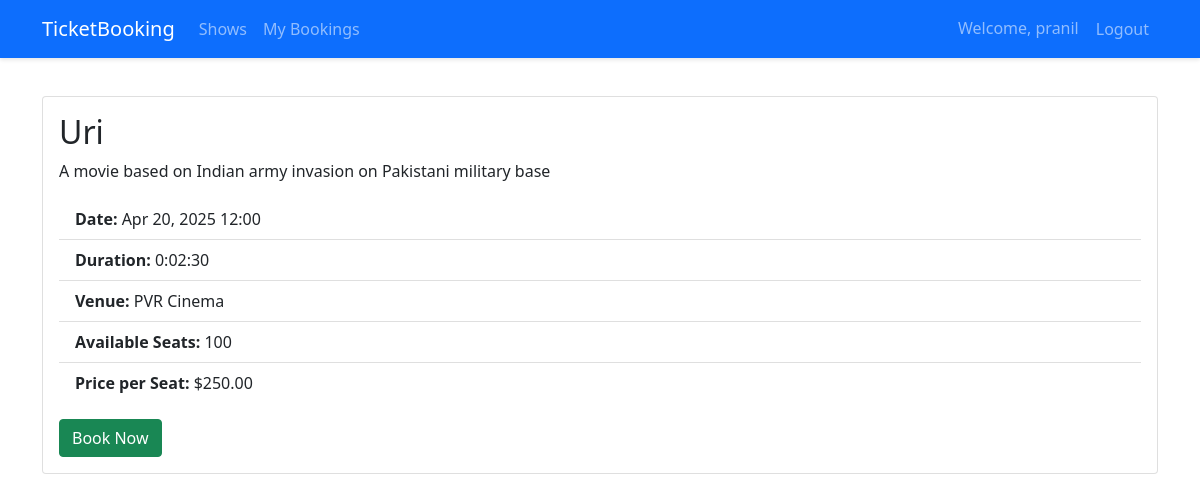
The app's page /shows/1/ (signed in) with its own data.
### accounts/models.py (models this page shows, shortened)
class CustomUser(AbstractUser):
    is_admin = models.BooleanField(default=False)
    phone_number = models.CharField(max_length=15, blank=True)

### tickets/models.py (models this page shows, shortened)
class Show(models.Model):
    title = models.CharField(max_length=200)
    description = models.TextField()
    date = models.DateTimeField()
    duration = models.DurationField()
    venue = models.CharField(max_length=200)
    total_seats = models.PositiveIntegerField()
    price_per_seat = models.DecimalField(max_digits=6, decimal_places=2)
    created_at = models.DateTimeField(auto_now_add=True)
    updated_at = models.DateTimeField(auto_now=True)
    def available_seats(self):
        booked_seats = self.booking_set.aggregate(models.Sum('number_of_seats'))['number_of_seats__sum'] or 0
        return self.total_seats - booked_seats

### tickets/views.py (the view)
# urls.py: path('<int:pk>/', views.ShowDetailView.as_view(), name='show_detail'),
class ShowDetailView(DetailView):
    model = Show
    template_name = 'tickets/show_detail.html'

### tickets/templates/tickets/show_detail.html
{% extends 'base.html' %}
{% block content %}
<div class="card">
    <div class="card-body">
        <h2 class="card-title">{{ show.title }}</h2>
        <p class="card-text">{{ show.description }}</p>
        <ul class="list-group list-group-flush mb-3">
            <li class="list-group-item"><strong>Date:</strong> {{ show.date|date:"M d, Y H:i" }}</li>
            <li class="list-group-item"><strong>Duration:</strong> {{ show.duration }}</li>
            <li class="list-group-item"><strong>Venue:</strong> {{ show.venue }}</li>
            <li class="list-group-item"><strong>Available Seats:</strong> {{ show.available_seats }}</li>
            <li class="list-group-item"><strong>Price per Seat:</strong> ${{ show.price_per_seat }}</li>
        </ul>
        {% if user.is_authenticated %}
            {% if show.available_seats > 0 %}
                <a href="{% url 'tickets:book_show' show.pk %}" class="btn btn-success">Book Now</a>
            {% else %}
                <button class="btn btn-secondary" disabled>Sold Out</button>
            {% endif %}
        {% else %}
            <a href="{% url 'login' %}?next={% url 'show_detail' show.pk %}" class="btn btn-primary">Login to Book</a>
        {% endif %}
    </div>
</div>
{% endblock %}

### tickets/templates/base.html (shortened to what this page needs)
<!DOCTYPE html>
{% load static %}
<html lang="en">
<head>
    <link href="https://cdn.jsdelivr.net/npm/bootstrap@5.1.3/dist/css/bootstrap.min.css" rel="stylesheet">
</head>
<body>
    <nav class="navbar navbar-expand-lg navbar-dark bg-primary fixed-top">
        <div class="container">
            <a class="navbar-brand" href="{% url 'home' %}">TicketBooking</a>
            <div class="collapse navbar-collapse">
                <ul class="navbar-nav me-auto">
                    <li class="nav-item">
                        <a class="nav-link" href="{% url 'tickets:show_list' %}">Shows</a>
                    </li>
                    {% if user.is_authenticated %}
                        <li class="nav-item">
                            <a class="nav-link" href="{% url 'tickets:booking_history' %}">My Bookings</a>
                        </li>
                    {% endif %}
                </ul>
                <ul class="navbar-nav">
                    {% if user.is_authenticated %}
                        <li class="nav-item">
                            <span class="nav-link">Welcome, {{ user.username }}</span>
                        </li>
                        <li class="nav-item">
                            <form action="{% url 'accounts:logout' %}" method="post" class="d-inline">
                                <button type="submit" class="nav-link btn btn-link">Logout</button>
                            </form>
                        </li>
                    {% endif %}
                </ul>
            </div>
        </div>
    </nav>
    <div class="container mt-4 pt-3">
        {% block content %}{% endblock %}
    </div>
</body>
</html>

### tickets/templates/base.html (style rules this page uses)
body { padding-top: 56px; }
.navbar { box-shadow: 0 2px 4px rgba(0,0,0,.1); }
.card { margin-bottom: 20px; transition: transform 0.2s; }

### records on screen
CustomUser: username "pranil"
Show: title "Uri", description "A movie based on Indian army invasion on Pakistani military base", date "Apr 20, 2025 12:00", duration "0:02:30", venue "PVR Cinema", available_seats "100", price_per_seat "250.00"
